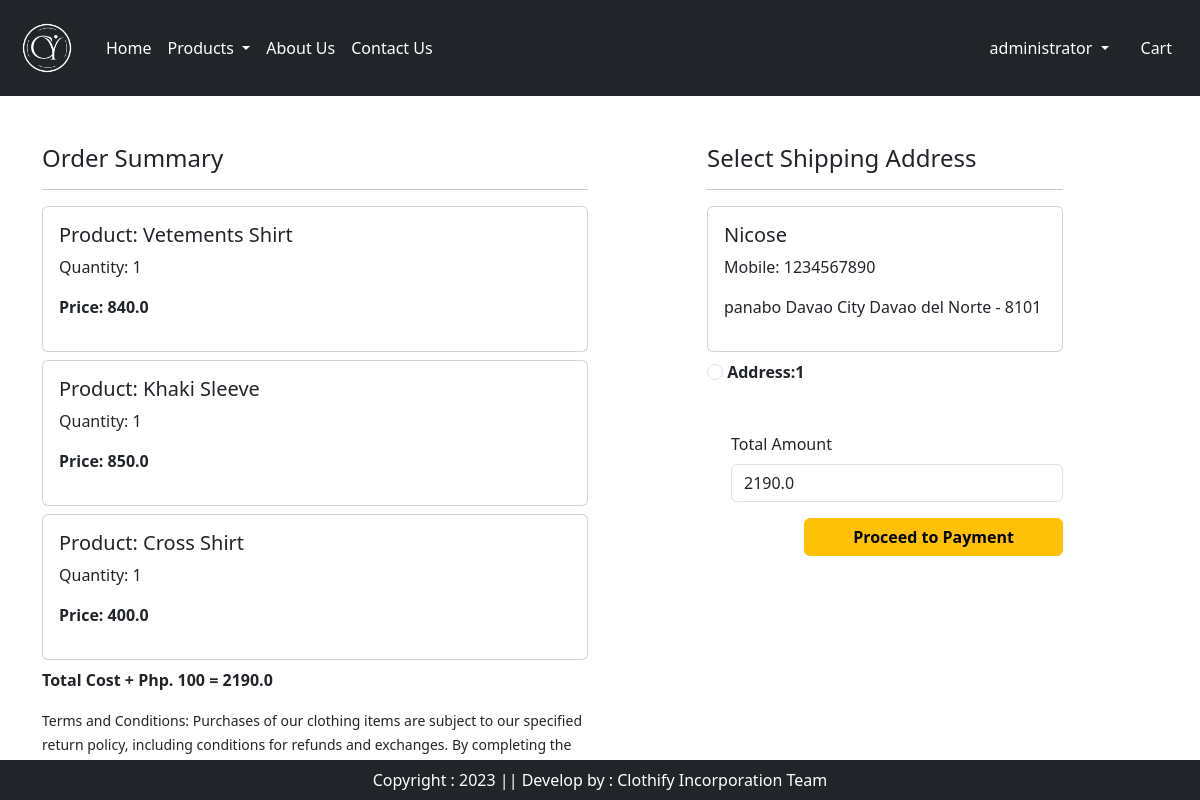
The app's page /checkout/ (signed in) with its own data.
### app/models.py (models this page shows, shortened)
class Cart(models.Model):
     user = models.ForeignKey(User, on_delete=models.CASCADE)
     product = models.ForeignKey(Product, on_delete=models.CASCADE)
     quantity = models.PositiveIntegerField(default=1)

class Product(models.Model):
    title = models.CharField(max_length=100)
    selling_price = models.FloatField()
    discounted_price = models.FloatField()
    description = models.TextField()
    category = models.CharField(choices=CATEGORY_CHOICES, max_length=2)
    product_image = models.ImageField(upload_to='product')

class Customer(models.Model):
    user = models.ForeignKey(User, on_delete=models.CASCADE)
    name = models.CharField(max_length=200)
    locality = models.CharField(max_length=200)
    city = models.CharField(max_length=50)
    mobile = models.IntegerField(default=0)
    zipcode = models.IntegerField()
    province = models.CharField(choices=PROVINCE_CHOICES, max_length=100)

### app/views.py (the view, shortened to what this page needs)
# urls.py: path('checkout/', views.checkout.as_view(), name="checkout"),
class checkout(View):
    def get(self, request):
        user = request.user
        add = Customer.objects.filter(user=user)
        cart_item = Cart.objects.filter(user=user)
        famount = 0
        for p in cart_item:
            value = p.quantity * p.product.discounted_price
            famount = famount + value
        totalamount = famount + 100
        return render(request, 'app/checkout.html', {'add': add, 'cart_item': cart_item, 'totalamount': totalamount})

### app/templates/app/checkout.html (shortened to what this page needs)
{% extends 'app/base.html' %}
{% load static %}
{% block main-content %}
        <div class="container">
        <div class="row mt-5">
            <div class="col-sm-6">
                <h4>Order Summary</h4>
                <hr>
                {% for item in cart_item %}
                    <div class="card mb-2">
                        <div class="card-body">
                            <h5>Product: {{item.product.title}}</h5>
                            <p>Quantity: {{item.quantity}}</p>
                            <p class="fw-bold">Price: {{item.product.discounted_price}}</p>
                        </div>
                    </div>
                {% endfor %}
                <p class="fw-bold">Total Cost + Php. 100 = {{totalamount}}</p>
                <small>Terms and Conditions: Purchases of our clothing items are subject to our specified return policy, including conditions for refunds and exchanges. By completing the purchase, you agree to adhere to our terms regarding payment, shipping, and product use.</small>
                </div>
                <div class="col-sm-4 offset-sm-1">
                    <h4>Select Shipping Address</h4>
                    <hr>
                    <form method="post" id="myform">
                        {% for ad in add %}
                            <div class="card">
                                <div class="card-body">
                                    <h5>{{ad.name}}</h5>
                                    <p>Mobile: {{ ad.mobile }}</p>
                                    <p>{{ad.locality}} {{ad.city}} {{ad.province}} - {{ad.zipcode}}</p>
                                </div>
                            </div>
                            <div class="form-chek mt-2 mb-5">
                                <input class="form-check-input" type="radio" name="custid" id="custadd{{forloop.counter}}" value="{{ad.id}}">
                                <label class="form-check-label fw-bold" for="custadd{{forloop.counter}}">
                                    Address:{{forloop.counter}} </label>
                            </div>
                        {% endfor %}
                <div class="form-check mb-3">
                    <label for="totalamount" class="form-label">Total Amount</label>
                    <input type="number" class="form-control" name="totalamount" value={{totalamount}} readonly>
                </div>
                <div class="text-end">
                     <a href="{% url 'payment' %}" id="paymentButton" class="btn btn-warning px-5 fw-bold" onclick="validateAddress()">Proceed to Payment</a>
                </div>
                </form>
            </div>
        </div>
    </div>
{% endblock main-content %}

### app/templates/app/base.html (shortened to what this page needs)
<!DOCTYPE html>
{% load static %}
<html lang="en">
<head>
    <link href="https://cdn.jsdelivr.net/npm/bootstrap@5.3.2/dist/css/bootstrap.min.css" rel="stylesheet">
    <link rel="stylesheet" href="{% static 'app/css/owl.carousel.min.css' %}" />
    <link rel="stylesheet" href="{% static 'app/css/all.min.css' %}" />
    <link rel="stylesheet" href="{% static 'app/css/style.css' %}" />
</head>
<body>
  <nav class="navbar navbar-expand-lg navbar-dark bg-dark">
    <div class="container-fluid">
      <a class="navbar-brand" href="{% url 'home' %}">
        <img  src="{% static 'app/images/product/logocy.png' %}" width="70" height="70"/>
    </a>
      <div class="collapse navbar-collapse" id="navbarSupportedContent">
        <ul class="navbar-nav me-auto mb-2 mb-lg-0">
          {% if request.user.is_authenticated %}
          <li class="nav-item">
            <a class="nav-link active" aria-current="page" href="{% url 'home' %}">Home</a>
          </li></li>
          <li class="nav-item dropdown">
            <a class="nav-link dropdown-toggle" href="#" role="button" data-bs-toggle="dropdown" aria-expanded="false" style="color: white;">
              Products
          </a>
          </li>
          <li class="nav-item">
            <a class="nav-link text-white" href="{% url 'about' %}">About Us</a>
            </li>
            <li class="nav-item">
                <a class="nav-link text-white" href="{% url 'contact' %}">Contact Us</a>
            </li>
        </ul>
      </div>
      <ul class="navbar-nav me-auto mb-2 mb-lg-0">
        <li class="nav-item dropdown mx-2">
            <a class="nav-link dropdown-toggle text-white" href="#"
            id="profileDropdown" role="button" data-bs-toggle="dropdown" aria-expanded="false"><span class="text-capitalization">{{request.user}}</span>
        </a>
    </li>
    <li class="nav-item mx-2">
        <a href="{% url 'showcart' %}" class="nav-link text-white">Cart</a>
    </li>
    {% endif %}
      </ul>
    </div>
  </nav>
      {% block main-content %}{% endblock main-content %}
      <footer class="container-fluid fixed-bottom bg-dark text-white text-center p-2 mt-5">
        Copyright : 2023 || Develop by : Clothify Incorporation Team
    </footer>
</body>
</html>

### records on screen
Cart: product "Vetements Shirt", quantity "1", product.discounted_price "840.0"
Cart: product "Khaki Sleeve", quantity "1", product.discounted_price "850.0"
Cart: product "Cross Shirt", quantity "1", product.discounted_price "400.0"
Customer: name "Nicose", mobile "1234567890", locality "panabo", city "Davao City", province "Davao del Norte", zipcode "8101"

### other values on screen
{{ request.user }} "administrator"
{{ totalamount }} "2190.0"
